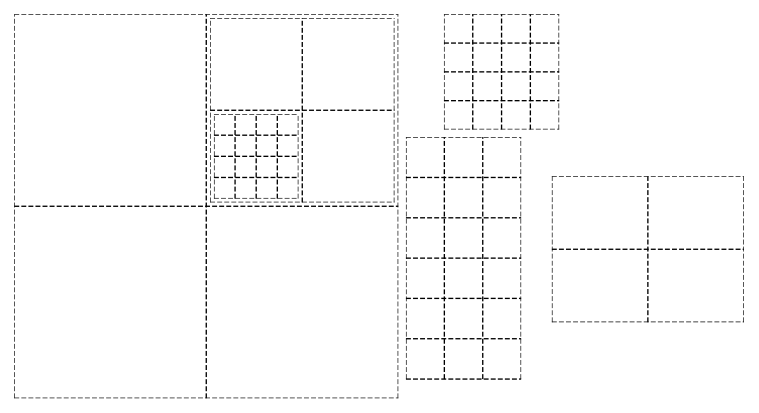

Python code for this plot:
import  matplotlib.pyplot as plt
import matplotlib.ticker as ticker
import numpy as np
from itertools import product


# FIGURE SETUP
fig = plt.figure(figsize=(4, 4), dpi=200, constrained_layout=False)


# A 
b = plt.Axes(fig=fig, rect=[0, 0, 1, 1], facecolor="white")
b.grid(b=True, color='black', linestyle="--", linewidth=1)
# change ticks
b.xaxis.set_major_locator(ticker.MultipleLocator(1/2))
b.yaxis.set_major_locator(ticker.MultipleLocator(1/2))
b.tick_params(bottom=False, left=False, labelbottom=False, labelleft=False)
# add axes
fig.add_axes(b)
# delete border box without deleting the gridlines
plt.box(False)

# B 
b = plt.Axes(fig=fig, rect=[1.02, 0.05, 0.3, 0.63], facecolor="white")
b.grid(b=True, color='black', linestyle="--", linewidth=1)
# change ticks
b.xaxis.set_major_locator(ticker.MultipleLocator(1/3))
b.yaxis.set_major_locator(ticker.MultipleLocator(1/6))
b.tick_params(bottom=False, left=False, labelbottom=False, labelleft=False)
# add axes
fig.add_axes(b)
# delete border box without deleting the gridlines
plt.box(False)

# C
b = plt.Axes(fig=fig, rect=[1.119, 0.7, 0.3, 0.3], facecolor="white")
b.grid(b=True, color='black', linestyle="--", linewidth=1)
# change ticks
b.xaxis.set_major_locator(ticker.MultipleLocator(1/4))
b.yaxis.set_major_locator(ticker.MultipleLocator(1/4))
b.tick_params(bottom=False, left=False, labelbottom=False, labelleft=False)
# add axes
fig.add_axes(b)
# delete border box without deleting the gridlines
plt.box(False)

# D
b = plt.Axes(fig=fig, rect=[1.4, 0.198, 0.5, 0.38], facecolor="white")
b.grid(b=True, color='black', linestyle="--", linewidth=1)
# change ticks
b.xaxis.set_major_locator(ticker.MultipleLocator(1/2))
b.yaxis.set_major_locator(ticker.MultipleLocator(1/2))
b.tick_params(bottom=False, left=False, labelbottom=False, labelleft=False)
# add axes
fig.add_axes(b)
# delete border box without deleting the gridlines
plt.box(False)

# E
b = plt.Axes(fig=fig, rect=[0.51, 0.51, 0.48, 0.48], facecolor="white")
b.grid(b=True, color='black', linestyle="--", linewidth=1)
# change ticks
b.xaxis.set_major_locator(ticker.MultipleLocator(1/2))
b.yaxis.set_major_locator(ticker.MultipleLocator(1/2))
b.tick_params(bottom=False, left=False, labelbottom=False, labelleft=False)
# add axes
fig.add_axes(b)
# delete border box without deleting the gridlines
plt.box(False)

# F
b = plt.Axes(fig=fig, rect=[0.52, 0.52, 0.22, 0.22], facecolor="white")
b.grid(b=True, color='black', linestyle="--", linewidth=1)
# change ticks
b.xaxis.set_major_locator(ticker.MultipleLocator(1/4))
b.yaxis.set_major_locator(ticker.MultipleLocator(1/4))
b.tick_params(bottom=False, left=False, labelbottom=False, labelleft=False)
# add axes
fig.add_axes(b)
# delete border box without deleting the gridlines
plt.box(False)


plt.savefig("E10.svg", bbox_inches="tight")